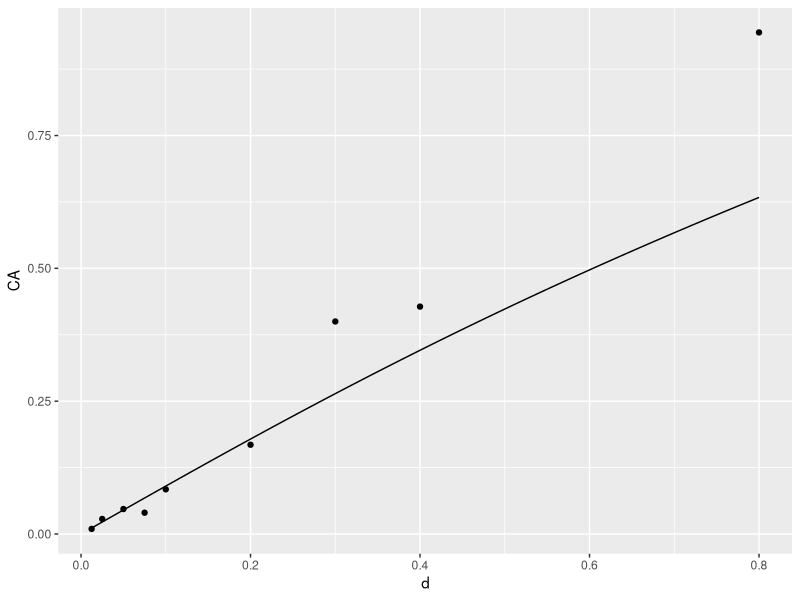
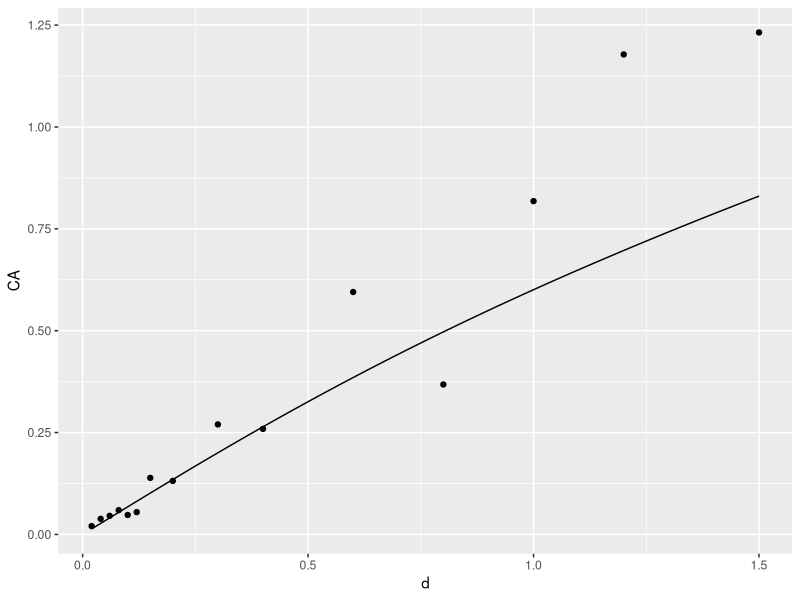
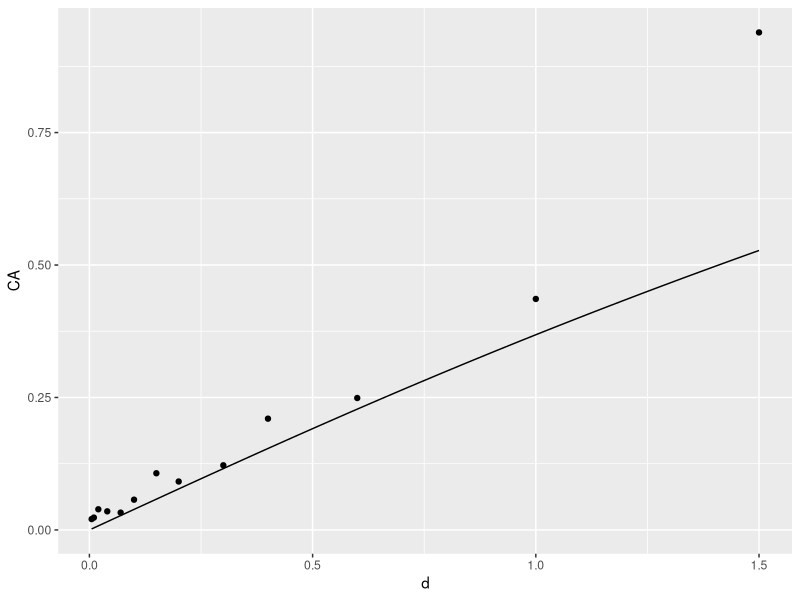
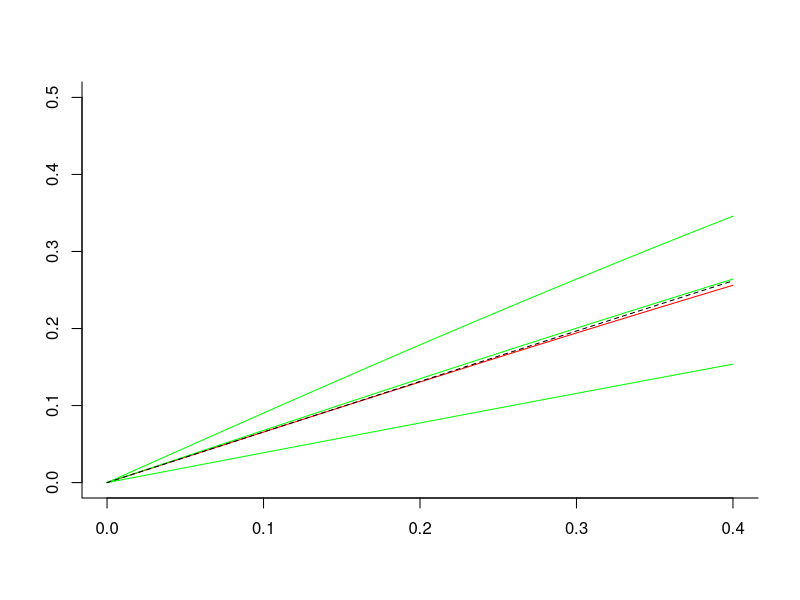
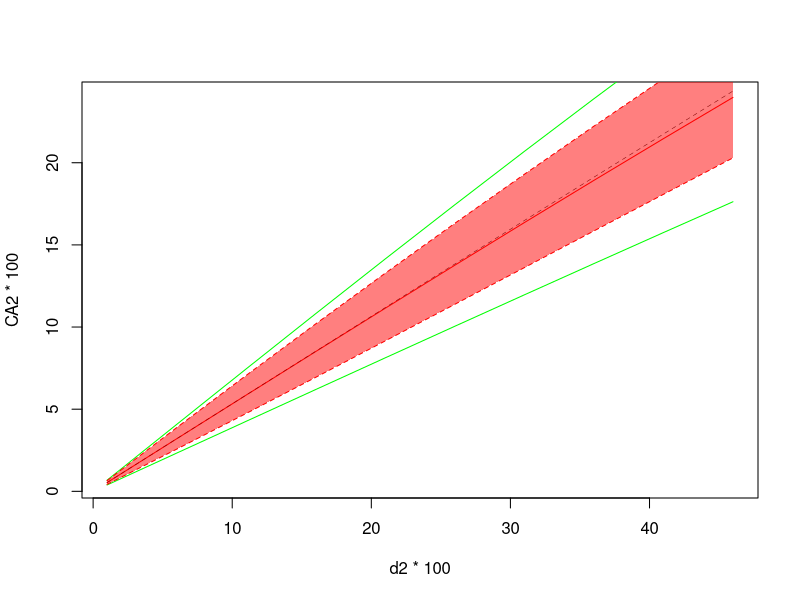

Write R code to recreate these figures, in order.
## ---- chunk 1
knitr::opts_chunk$set(echo = TRUE)
library(deSolve) # package for solving differential equations
library(minpack.lm) # package for non-linear regression #rks to laz: I think we probably can just use nls() in stats, not nlsLM from linpack. Please check in R documentation if there is any functional difference at all
library(mvtnorm) #package for calculating confidence intervals by Monte Carlo simulation based on variance-covariance matrices #rks to laz: I added to comment.Please check that my addition is OK.
library(dplyr)
library(ggplot2)
rm(list=ls())
## ---- chunk 2
#Create dataframes that store the fibroblast WGE simple CA data used in 16Cacao 
#L and Z.b are rounded to the nearest 5.
Oxygen = data.frame(d = c(0, .0125, .025, .05, .075, .1, .2, .3, .4, .8),CA = c(.72, .96, 2.83, 4.7, 4.01, 8.41, 16.8, 40, 42.8, 94.4), ion = "O", Z = 8, L = 75, Z.b = 595)# Some GCR components are high-speed Oxygen nuclei that are almost fully ionized. d=dose; CA are per hundred cells. Z=atomic charge; L=LET; Z.b = Z^2/beta*^2

Si = data.frame(d = c(0, .02, .04, .06, .08, .1, .12, .15, .2, .3, .4, .6, .8, 1, 1.2, 1.5), CA = c(1.08, 2.04, 3.83, 4.57, 5.96, 4.78, 5.48, 13.88, 13.14, 27.0, 25.9, 59.5, 36.8, 81.8, 117.8, 123.2), ion = "Si", Z = 14, L = 100, Z.b = 690)

Fe600 = data.frame(d = c(0, 0.005, .01, .02, .04, .07, .1, .15, .2, .3, .4, .6, 1, 1.5), CA = c(1.01, 2.05, 2.33, 3.9, 3.51, 3.27, 5.71, 10.7, 9.14, 12.2, 21, 24.9, 43.6, 93.9), ion = "Fe600", Z = 26, L = 175, Z.b = 1075) #600 refers to the energy in MeV per atomic mass unit in this Iron beam

big_df = rbind(Oxygen, Si, Fe600)
big_df$error = c(.42, .48, 1.16, 1.36, 0.94, 2.54, 2.65, 5.9, 6.85, 13.6, .21, .34, .70, .95, .68, 1.07, 1.04, 2.38, 1.72, 4.77, 0.87, 9.18, 2.75, 9.85, 17, 13.2, 0.43, 0.48, 0.67, 0.8, 0.73, 0.75, 1.72, 1.95, 2.89, 2.34, 4.37, 5.08, 8.25, 18.8) #error bars for the CA measurementsx

#Next modify the data frame to get rid of the zero dose points. Background CA frequency was determined seperately.
modified_df = big_df[big_df$d != 0, ]
modified_df$CA = modified_df$CA*0.01 #Change it into per cell from per 100 cells
modified_df$error = modified_df$error*0.01
big_df$CA = big_df$CA * 0.01
big_df$error = big_df$error * 0.01
big_df$errorbar_lower = big_df$CA - big_df$error
big_df$errorbar_upper = big_df$CA + big_df$error
## ---- chunk 3
eta_1s <- c(0.97, -0.5, -0.75)/100
eta_2s <- c(3.11, 2.94, 1.47)/100
L <- c(175, 100, 75)
#eta <- c(0.46, 0.26, 0.75, 0.07, 1.21)/100
#eta <- c(1.07, 0.79, 1.18, 0.97, 2.32)/100
#L <- c(175, 195, 220, 100, 75)
eta_nte1 <- data.frame(eta = eta_1s, L)
eta_nte2 <- data.frame(eta = eta_2s, L)
eta_function <- function(L, eta0, eta1){
  eta0 * L * exp(-eta1 * L)
}
NTE1_etafit <- nlsLM(eta ~ eta_function(L, eta0, eta1), data = eta_nte1, start = list(eta0 = 0.001, eta1 = 0.01))
NTE2_etafit <- nlsLM(eta ~ eta_function(L, eta0, eta1), data = eta_nte2, start = list(eta0 = 0.001, eta1 = 0.01))
summary(NTE1_etafit)
summary(NTE2_etafit)
## ---- chunk 4
d_0=10^-5 # nominal dose where NTE are saturating, so that for d>>d_0 further increases are due to TE

TE_function = function(d, L, alpha, beta) {
#rks to laz and spw. This is proposed new TE-only model for lymphocytes
  Flux=6.242*d/L # Eq. (5a) in 18_dev_bet; a model-independent equation for particle flux
  A = 30 #The area of the cell nucleus for lymphocytes
  H=A*Flux 
  0 + (alpha + beta * Flux)*(1-exp(-H))
}
new_Q_IDER_model_TEonly = nlsLM(CA ~ TE_function(d, L, alpha, beta), data = modified_df, start = list(alpha = 0.5, beta=5), 
                       weights = (1/(modified_df$error)^2))

NTE_Q_function = function(d, L, eta0, eta1, beta) {
  Flux=6.242*d/L # rks to laz and spw. This is proposed NTE-TE model for lymphocytes
  A = 30 #The area of the cell nucleus for lymphocytes
  H=A*Flux 
  eta = eta0*L*exp(-eta1*L) # Eq. 9 in 18dev_bet
  0.0104 + beta*Flux*(1-exp(-H)) + eta*(1-exp(-d/d_0))  #0.00071 + sig*6.24*d/L*(1-exp(-1024*d/L)) + eta*(1-exp(-10^3*d))#don't use
} 
#nls (non-linear least square) method to get the parameters needed (4 parameter estimation)
new_Q_IDER_model = nlsLM(CA ~ NTE_Q_function(d, L, eta0, eta1, beta), data = modified_df, start = list(eta0 = 0.001, eta1 = 0.01, beta=3),
                 weights = (1/(modified_df$error)^2))

NTE_LQ_function = function(d, L, eta0, eta1,alpha, beta) {
  Flux=6.242*d/L # rks to laz and spw. This is proposed NTE-TE model for lymphocytes
  A = 30 #The area of the cell nucleus for lymphocytes
  H=A*Flux 
  eta = eta0*L*exp(-eta1*L) # Eq. 9 in 18dev_bet
  0.0104 +(alpha/d+ beta)*Flux*(1-exp(-H)) + eta*(1-exp(-d/d_0)) 
} 
new_LQ_IDER_model = nlsLM(CA ~ NTE_LQ_function(d, L, eta0, eta1,alpha, beta), data = modified_df, start = list(eta0 = 0.001, eta1 = 0.01, alpha=0.3, beta=2), 
                       weights = (1/(modified_df$error)^2))
## ---- chunk 5
IDER = function(d, L, Z.b, eta0, eta1, sig0, kap) {
  Flux=6.242*d/L
  A = 30 #The area of the cell nucleus for lymphocytes
  H=A*Flux 
  P = (1-exp(-Z.b/kap))^2 #Eq. (7A) in 18_dev_bet; dimensionless "probability"; makes sense for kap > 0
  sig = sig0*P + 0.041/6.24*L*(1-P) # Eq. (7B) in 18_dev_bet
  eta = eta0*L*exp(-eta1*L) # Eq. 9 in 18dev_bet
 0.0104 + sig*Flux*(1-exp(-H)) + eta*(1-exp(-d/d_0))  #0.00071 + sig*6.24*d/L*(1-exp(-1024*d/L)) + eta*(1-exp(-10^3*d))#don't use
} 
IDER_model = nlsLM(CA ~ IDER(d, L, Z.b, eta0, eta1, sig0, kap), data = modified_df, start = list(eta0 = 0.001, eta1 = 0.01, sig0 = 15, kap = 445), 
                   weights = (1/(modified_df$error)^2))
calibrated_coef=coef(IDER_model)
## ---- chunk 6
summary(IDER_model, cor = T)
summary(new_Q_IDER_model_TEonly)
summary(new_Q_IDER_model)
summary(new_LQ_IDER_model)
## ---- chunk 7
L_TE <- resid(new_Q_IDER_model_TEonly) ** 2
L_NTE_Q <- resid(new_Q_IDER_model) ** 2
L_NTE_LQ <- resid(new_LQ_IDER_model) ** 2
L_IDER <- resid(IDER_model) ** 2
#Since all models are weighted least square regression, will weight our model with our weights to get the WRSS (weighted residual squared sum)
WRSS_TE = sum((1/modified_df$error^2)*L_TE)
WRSS_NTE_Q = sum((1/modified_df$error^2)*L_NTE_Q)
WRSS_NTE_LQ = sum((1/modified_df$error^2)*L_NTE_LQ)
WRSS_IDER = sum((1/modified_df$error^2)*L_IDER)

#functions for AIC and BIC calculation for Weighted Least Square regression
AIC_function = function(RSS, k = 4, n = length(modified_df[ , 1])) {
  n + n*log(2*pi) + n*log(RSS/n) + 2*(k+1)
}

BIC_function = function(n = length(modified_df[, 1]), k = 4, RSS) {
  n + n*log(2*pi) + n*log(RSS/n) + log(n)*(k+1)
}
TE_AIC = AIC_function(RSS = WRSS_TE, k = 2)
NTE_Q_AIC = AIC_function(RSS = WRSS_NTE_Q, k = 3)
NTE_LQ_AIC = AIC_function(RSS = WRSS_NTE_LQ)
IDER_AIC = AIC_function(RSS = WRSS_IDER)
TE_BIC = BIC_function(RSS = WRSS_TE, k = 2)
NTE_Q_BIC = BIC_function(RSS = WRSS_NTE_Q, k = 3)
NTE_LQ_BIC = BIC_function(RSS = WRSS_NTE_LQ)
IDER_BIC = BIC_function(RSS = WRSS_IDER)

information_critera_df = data.frame(Model = c("TE model","NTE_Q model", "NTE_LQ model", "IDER model"), AIC = c(TE_AIC, NTE_Q_AIC, NTE_LQ_AIC, IDER_AIC), BIC = c(TE_BIC, NTE_Q_BIC, NTE_LQ_BIC, IDER_BIC))
arrange(information_critera_df, AIC)
## ---- chunk 8
alpha0 <- as.numeric(coef(new_Q_IDER_model_TEonly)[1])
beta0 <- as.numeric(coef(new_Q_IDER_model_TEonly)[2])
TE_O <- function(d) TE_function(d, L = 75, alpha = alpha0, beta = beta0)
TE_Si <- function(d) TE_function(d, L = 100, alpha = alpha0, beta = beta0)
TE_Fe600 <- function(d) TE_function(d, L = 175, alpha = alpha0, beta = beta0)

ggplot(modified_df[modified_df$ion == "O", ], aes(x = d, y = CA)) + geom_point() + stat_function(fun = TE_O)
ggplot(modified_df[modified_df$ion == "Si", ], aes(x = d, y = CA)) + geom_point() + stat_function(fun = TE_Si)
ggplot(modified_df[modified_df$ion == "Fe600", ], aes(x = d, y = CA)) + geom_point() + stat_function(fun = TE_Fe600)
## ---- chunk 9
MIXTE_function = function(r, L, Z.b, d = seq(0, 0.2, by = 0.001), alpha = alpha0, beta = beta0){
  dE = function(yini, State, Pars){
    n = length(L)
    beta = beta0
    with(as.list(c(State, Pars)), {
      u = numeric(n)
      for (i in 1:n){
        u[i] = uniroot(function(d) {(alpha + beta *6.242*d/L[i])*(1 - exp(-30*6.242*d/L[i])) - I}, lower = 0, upper = 0.4, extendInt = "yes", tol = 10^-10)$root
      }
      dI = numeric(n)
      H = numeric(n)
      for(i in 1:n){
        H[i] = 6.24*30*u[i]/L[i]
        dI[i] = r[i]*(6.24/L[i] * exp(-H[i]) * (beta*(exp(H[i]) + H[i] - 1) + 30 * alpha)) #Partial derivative of TE function over d. This is always 0 when d = 0 though.
      }
      dI = sum(dI)
      return(list(c(dI)))
    })
  }
  pars = NULL; yini = c(I = 0); d = d
  out = ode(yini,times = d, dE, pars, method = "radau")
  return(out)
}

## ---- chunk 10
#Here is the TE function again for individual dose
TE_function = function(d, L, alpha, beta) {
  Flux=6.242*d/L # Eq. (5a) in 18_dev_bet; a model-independent equation for particle flux
  A = 30 #The area of the cell nucleus for lymphocytes
  H=A*Flux 
  0 + (alpha + beta*Flux)*(1-exp(-H))
}
r = rep(1/3, 3); L = c(75, 100, 175); Z.b = c(595, 690, 1075); dose = seq(0,.4,by=0.001)
MX = MIXTE_function(r, L, Z.b, d = dose)
plot(MX[,1],MX[,2],type='l',bty='l',col='red',ann='F',ylim=c(0,0.5))
for (ii in 1:length(L)){lines(dose,TE_function(dose,L[ii], alpha = alpha0, beta = beta0),col='green')}
#SEA
SEA=function(d){
  TE_function(d = d/3,L[1], alpha = alpha0, beta = beta0) + TE_function(d/3,L[2],alpha = alpha0, beta = beta0)+TE_function(d/3,L[3],alpha = alpha0, beta = beta0)
}
lines(dose,SEA(dose),lty=2)
## ---- chunk 11
sig = vcov(new_Q_IDER_model_TEonly)
set.seed(10)
monte_carlo_parameters = rmvnorm(n = 500, mean = c(alpha = alpha0, beta = beta0), sigma = sig)
alpha0_MC = monte_carlo_parameters[, 1]
beta0_MC = monte_carlo_parameters[, 2]
## ---- chunk 12
CI_function_MIXTE = function(d, r, interval = 0.95, L, Z.beta, alphas = alpha0_MC, betas = beta0_MC) {
  MIXTE_curve = list(length = 0)
  for (i in 1:500) {
    MIXTE_curve[[i]] = MIXTE_function(r, L, Z.b, d = d, alpha = alphas[i], beta = betas[i])
  }
  info = vector(length = 0)
  for (i in 1:500) {
    info = c(info, MIXTE_curve[[i]][, 2][2])
  }
  info = sort(info)
  lower_bound = quantile(info, (1-interval)/2)
  upper_bound = quantile(info, 1 - (1-interval)/2)
  CI = c(lower_bound, upper_bound)
  return(CI)
}
## ---- chunk 13
out = MIXTE_function(r = rep(1/2, times = 2), L = c(100, 175), Z.b = c(690, 1075), d = c(seq(0, 0.009, 0.001), seq(0.01, 0.5, by = 0.01)))
two_ion_MIXTE1 = data.frame(d = out[, 1], CA = out[, 2])
two_ion_MIXTE2 = data.frame(d = out[, 1][seq(11,60, by = 5)], CA = out[, 2][seq(11,60, by = 5)])
d1 =two_ion_MIXTE1$d
d2 =two_ion_MIXTE2$d
## ---- chunk 14
v2 <- data.frame(lower = vector(length = length(d2)),upper = vector(length = length(d2)))
#Then the 95% CI multivariate MC simulated ribbon
ninty_five_CI_lower = vector(length = 0)
ninty_five_CI_upper = vector(length = 0)
a = vector(length = 0)
for (i in 1:length(d2)) {
  a = CI_function_MIXTE(d = c(0, d2[i]), r = rep(1/2, times = 2),  L = c(100, 175), Z.b = c(690, 1075))
  v2$lower[i-1] = a[1]
  v2$upper[i-1] = a[2]
  print(a)
  ninty_five_CI_lower = c(ninty_five_CI_lower, a[1])
  ninty_five_CI_upper = c(ninty_five_CI_upper, a[2])
}
two_ion_MIXTE2$CI_lower = c(ninty_five_CI_lower)
two_ion_MIXTE2$CI_upper = c(ninty_five_CI_upper)

#Get the simple effect additivity MIXTE
two_ion_MIXTE2$simpleeffect = TE_function(d = 0.5*d2, L = 100, alpha = alpha0, beta = beta0) + TE_function(d = 0.5*d2, L = 175, alpha = alpha0, beta = beta0)
#Get the individual TE_functionS
two_ion_MIXTE2$silicon = TE_function(d = d2, L = 100, alpha = alpha0, beta = beta0)
two_ion_MIXTE2$ironsix = TE_function(d = d2, L = 175, alpha = alpha0, beta = beta0)

CA2 <- two_ion_MIXTE2$CA
simpleeffect2 <- two_ion_MIXTE2$simpleeffect
silicon2 <- two_ion_MIXTE2$silicon
ironsix2 <- two_ion_MIXTE2$ironsix
plot(x = d2 * 100, y = CA2 * 100, type = "l", col = "red")
lines(x = d2 * 100, y = simpleeffect2 * 100, col = "black", lty = 2, lwd = 0.5) + 
lines(x = d2 * 100, y = silicon2* 100, col = "green")  
lines(x = d2 * 100, y = ironsix2* 100, col = "green")
lines(x= d2*100 , y = two_ion_MIXTE2$CI_upper * 100, lty = 'dashed', col = 'red')
lines(x= d2*100 , y = two_ion_MIXTE2$CI_lower * 100, lty = 'dashed', col = 'red')
polygon(c(d2*100,rev(d2*100)),c(two_ion_MIXTE2$CI_lower * 100, rev(two_ion_MIXTE2$CI_upper * 100)),col = rgb(1, 0, 0,0.5), border = NA)
